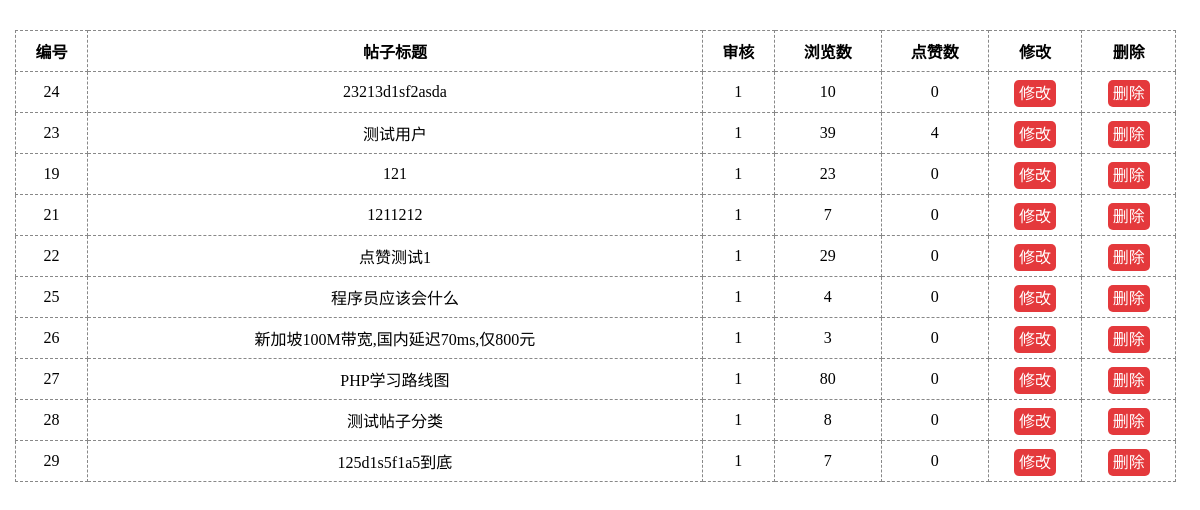
Page /admin/ads/index.php (signed in) on the committed database.
### tables this page shows
CREATE TABLE `forum_bbs` (
  `bbs_id` int(11) unsigned NOT NULL AUTO_INCREMENT COMMENT '帖子id',
  `uid` int(11) unsigned DEFAULT NULL COMMENT '用户id',
  `bbs_title` varchar(200) DEFAULT NULL COMMENT '帖子标题',
  `bbs_fen` varchar(20) DEFAULT NULL COMMENT '帖子分类',
  `bbs_zhai` varchar(50) DEFAULT NULL COMMENT '帖子摘要',
  `bbs_content` text COMMENT '帖子内容',
  `add_time` int(11) unsigned DEFAULT NULL COMMENT '添加时间',
  `status` tinyint(1) unsigned DEFAULT '1' COMMENT '状态 1开启0关闭',
  `is_hot` tinyint(1) unsigned DEFAULT '0' COMMENT '1热门0非热门',
  `browse` int(11) unsigned DEFAULT '0' COMMENT '浏览数',
  `agree` int(11) DEFAULT '0' COMMENT '帖子点赞数量',
  PRIMARY KEY (`bbs_id`)
);

### admin/ads/index.php (the view, shortened to what this page needs)
<?php
include '../config.php';
$sql="select * from forum_bbs";
$rst=mysqli_query($conn,$sql);
?>
<!doctype html>
<html lang="en">
<head>
	<link rel="stylesheet" href="../public/css/index.css">
</head>
<body>
	<div class="main">
		<table>
			<tr>
				<th>编号</th>
				<th>帖子标题</th>
				<th>审核</th>
				<th>浏览数</th>
				<th>点赞数</th>
				<th>修改</th>
				<th>删除</th>
			</tr>
			<?php
				while($row=mysqli_fetch_assoc($rst)){
					echo "<tr>";
					echo "<td>{$row['bbs_id']}</td>";
					echo "<td>{$row['bbs_title']}</td>";
					echo "<td>{$row['status']}</td>";
					echo "<td>{$row['browse']}</td>";
					echo "<td>{$row['agree']}</td>";
					echo "<td><a href='edit.php?id={$row['bbs_id']}'>修改</a></td>";
					echo "<td><a href='delete.php?id={$row['bbs_id']}'>删除</a></td>";
					echo "</tr>";
				}
			?>
		</table>
	</div>
</body>
</html>

### admin/public/css/index.css (style rules this page uses)
* { margin:0px; padding:0px; font-family: 微软雅黑; }
a { text-decoration: none; background: #E4393C; color:#fff; border-radius:5px; padding:5px; }
.main { padding-left:15px; padding-top:30px; }
.main table { width:98%; border:1px dashed #888; border-collapse:collapse; }
.main td,.main th { border:1px dashed #888; text-align: center; height:40px; }

### rows in the picture
forum_bbs: bbs_id "24", bbs_title "23213d1sf2asda", status "1", browse "10", agree "0"
forum_bbs: bbs_id "23", bbs_title "测试用户", status "1", browse "39", agree "4"
forum_bbs: bbs_id "19", bbs_title "121", status "1", browse "23", agree "0"
forum_bbs: bbs_id "21", bbs_title "1211212", status "1", browse "7", agree "0"
forum_bbs: bbs_id "22", bbs_title "点赞测试1", status "1", browse "29", agree "0"
forum_bbs: bbs_id "25", bbs_title "程序员应该会什么", status "1", browse "4", agree "0"
forum_bbs: bbs_id "26", bbs_title "新加坡100M带宽,国内延迟70ms,仅800元", status "1", browse "3", agree "0"
forum_bbs: bbs_id "27", bbs_title "PHP学习路线图", status "1", browse "80", agree "0"
forum_bbs: bbs_id "28", bbs_title "测试帖子分类", status "1", browse "8", agree "0"
forum_bbs: bbs_id "29", bbs_title "125d1s5f1a5到底", status "1", browse "7", agree "0"
